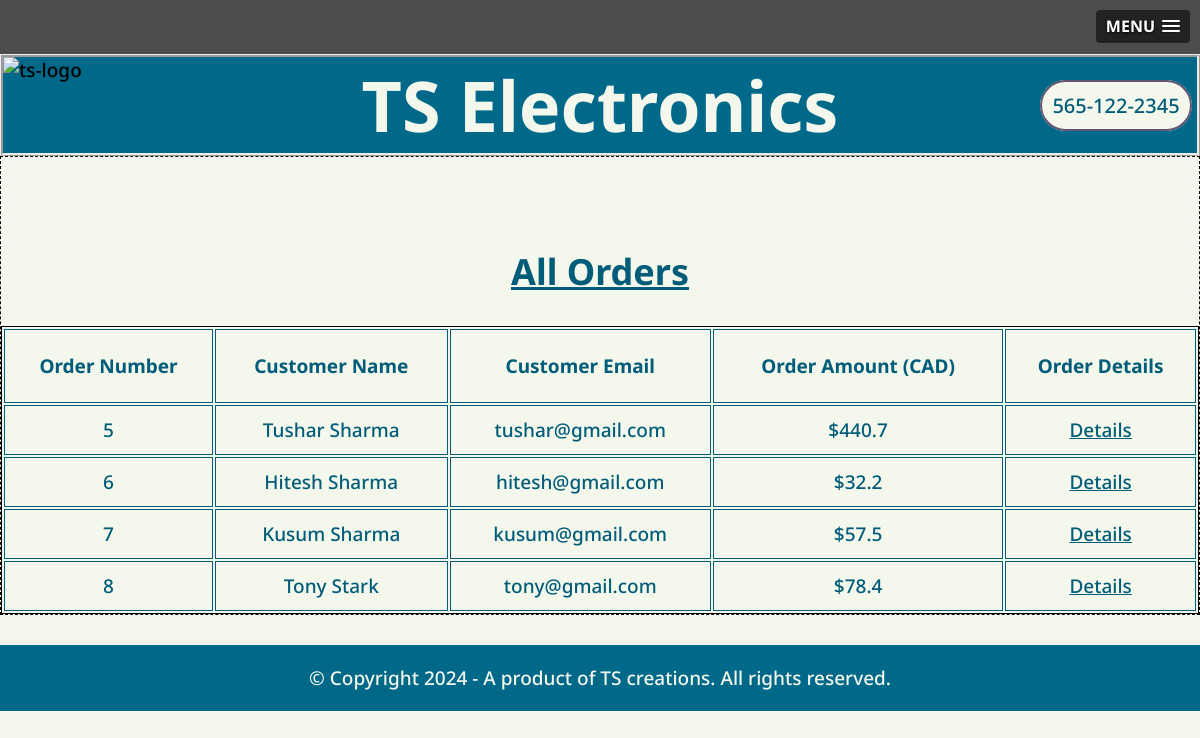
The app's page /Assignment4_TS_8869110/orders.php (signed in) with its own data.
### tables this page shows
CREATE TABLE `ts_orders` (
  `first_name` varchar(255) NOT NULL,
  `last_name` varchar(255) NOT NULL,
  `phone` varchar(20) NOT NULL,
  `postcode` varchar(15) NOT NULL,
  `province_code` varchar(3) NOT NULL,
  `province_name` varchar(30) NOT NULL,
  `email` varchar(255) NOT NULL,
  `card_number` varchar(20) NOT NULL,
  `card_expiry_month` varchar(3) NOT NULL,
  `card_expiry_year` varchar(4) NOT NULL,
  `sub_total` float NOT NULL,
  `tax` float NOT NULL,
  `order_total` float NOT NULL,
  `id` int(11) NOT NULL,
  `created_on` timestamp NOT NULL DEFAULT current_timestamp()
);

### Assignment4_TS_8869110/orders.php (the view, shortened to what this page needs)
<?php
include('includes/dbConnection.php');
$selectQuery = "SELECT * FROM `ts_orders`;";
$result = $db->query($selectQuery);
?><!DOCTYPE html>
<html lang="en">
<head>
    <link rel="stylesheet" href="slicknav/slicknav.min.css">
    <link rel="stylesheet" href="css/style.css">
</head>
<body>
<?php include('includes/header.php'); ?>
    <main>
    <section class = "ts-step-head">
    </section>
    <section class = "ts-step-head">
      <h1>All Orders</h1>
    </section>
      <section class = "ts-cart">
      <table class="ordersTable">
        <thead>
          <tr>
          <th scope = "column">Order Number</th>
          <th scope = "column">Customer Name</th>
          <th scope = "column">Customer Email</th>
          <th scope = "column">Order Amount (CAD)</th>
          <th scope = "column">Order Details</th>
          </tr>
      </thead>
      <tbody>
        <?php
         if($result->num_rows == 0):
          echo 'Sorry, no orders found';
         else:
            while($row = $result->fetch_assoc()):
          ?>
            <tr>
            <td scope = "row"><?php echo $row['id']?></td>
            <td><?php echo $row['first_name'] . ' ' . $row['last_name']; ?></td>
            <td><?php echo $row['email']?></td>
            <td>$<?php echo $row['order_total']?></td>
            <td>
              <a href = "orderDetails.php?id=<?php echo $row['id']?>">Details</a>
            </td>
          </tr>
          <?php
          endwhile;
         endif;
        ?>
      </tbody>
    </table>
  </section>
    </main>
    <?php include('includes/footer.php'); ?>
</body>
</html>

### Assignment4_TS_8869110/includes/header.php
<header>
        <section class="ts-logo">
            <img width="" height="" src="images/logo.png" alt="ts-logo" width="380" height="268">
        </section>
        <section class="ts-sitename">
            <h2>TS Electronics</h2>
        </section>
        <section class="ts-info">
            <p><a class="btn" href = "tel:565122">565-122-2345</a></p>
        </section>
    </header>

### Assignment4_TS_8869110/includes/footer.php
<footer>
        <section class="ts-copyright">
            &copy; Copyright 2024 - A product of TS creations. All rights reserved.
        </section>
    </footer>

### Assignment4_TS_8869110/css/style.css (style rules this page uses)
:root { --gap: 30px; }
body { background-color: #F3F7EC; max-width: 1200px; margin: auto; font-family: "Noto Sans", sans-serif; font-size: 19px; font-weight: 500; }
p, h1, h2, h3, h4, h5, h6, a, li,td,th,label { color: #005C78; font-family: "Noto Sans", sans-serif; }
h1 { font-size: 36px; }
h2 { font-size: 32px; }
header { display: grid; grid-template-columns: 1fr 5fr 1fr; gap: var(--gap); background-color: #006989; border-radius: 1%; border-style: ridge; }
main { border: 1px black dashed; }
.ts-step-head { display: grid; grid-template-columns: 1fr; }
.ts-step-head h1 { text-align: center; text-decoration: underline; }
table { width: 100%; height: auto; }
th { height: 70px; }
tr { height: 50px; }
table, th, td { border: 1px solid; }
td { text-align: center; }
.ts-logo img { width: 100%; height: auto }
.ts-sitename { display: table; }
.ts-sitename h2 { display: table-cell; vertical-align: middle; text-align: center; font-size: 70px; color: #F3F7EC; }
.ts-info { display: table; }
.ts-info p { display: table-cell; vertical-align: middle; text-align: center; color: #F3F7EC; font-size: 20px; }
footer { background-color: #006989; color: #F3F7EC; margin-top: var(--gap); }
.ts-copyright { text-align: center; padding: 20px; }
.btn { background-color: #F3F7EC; text-decoration: none; padding: 10px 10px; border-radius: 35px; color: #005C78; border: 2px solid #615672; cursor: pointer; font-size: 20px; }

### records on screen
ts_orders: id "5", first_name "Tushar", last_name "Sharma", email "tushar@gmail.com", order_total "440.7"
ts_orders: id "6", first_name "Hitesh", last_name "Sharma", email "hitesh@gmail.com", order_total "32.2"
ts_orders: id "7", first_name "Kusum", last_name "Sharma", email "kusum@gmail.com", order_total "57.5"
ts_orders: id "8", first_name "Tony", last_name "Stark", email "tony@gmail.com", order_total "78.4"
